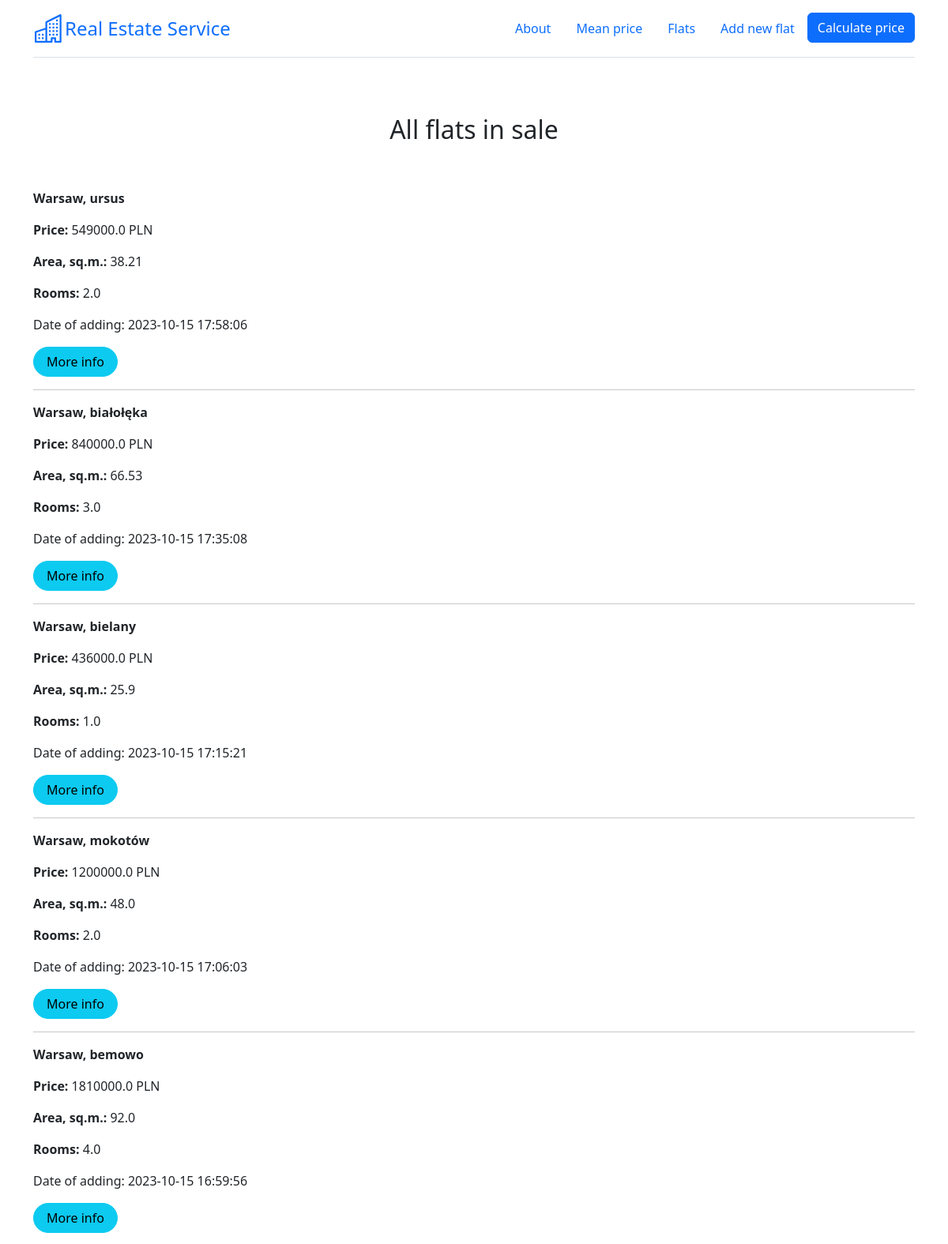
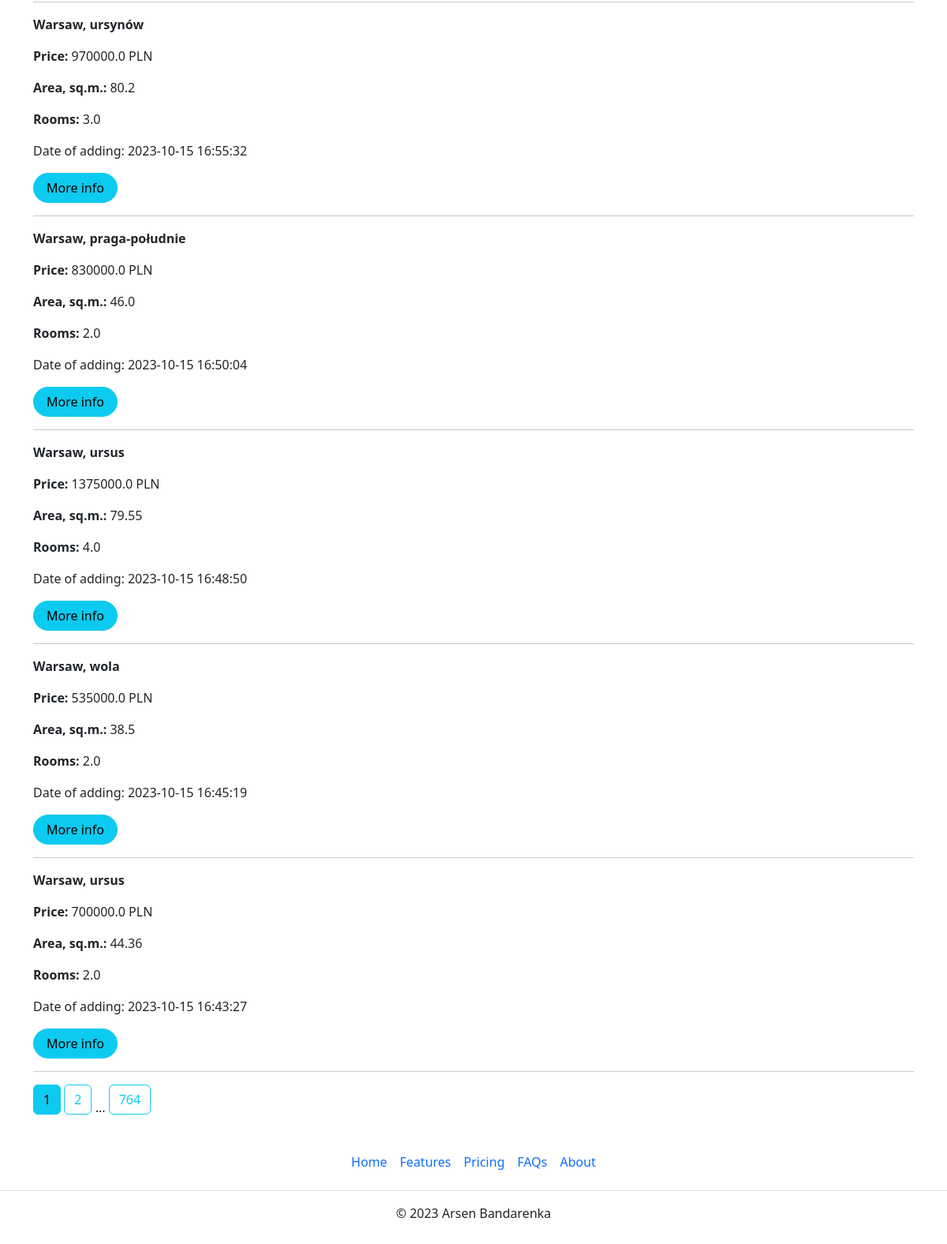
Page /flats on the committed database (2 pictures, top to bottom).
### app.py (models this page shows)
class Flat(db.Model):
    __tablename__ = "flats_load"
    __table_args__ = {'extend_existing': True}
    id = db.Column(db.Integer, primary_key=True, unique=True)
    district = db.Column(db.Text)
    street = db.Column(db.Text)
    price = db.Column(db.Float)
    area = db.Column(db.Float)
    rooms = db.Column(db.Integer)
    renovation = db.Column(db.Integer)
    floor = db.Column(db.Integer)
    market = db.Column(db.Integer)
    elevator = db.Column(db.Integer)
    balcony = db.Column(db.Integer)
    terrace = db.Column(db.Integer)
    garden = db.Column(db.Integer)
    central_heating = db.Column(db.Integer)
    seller = db.Column(db.Integer)
    blok = db.Column(db.Integer)
    parking = db.Column(db.Integer)
    publication_date = db.Column(db.DateTime, default=datetime.datetime.now())

### app.py (the view)
@app.route('/flats')
def show_flats():
    page = request.args.get('page', 1, type=int)
    flats = db.paginate(db.select(Flat).order_by(Flat.publication_date.desc()), page=page, per_page=10)
    return render_template('gpt_page.html', flats=flats, floor_dict=floor_dict)

### templates/gpt_page.html (shortened to what this page needs)
{% extends 'base.html' %}
{% block text_center %}<h2>All flats in sale</h2>{% endblock %}
{% block body %}
{% for flat in flats.items %}
    <p><strong>Warsaw, {{flat.district}}</strong></p>
    <p><strong>Price: </strong> {{flat.price}} PLN</p>
    <p><strong>Area, sq.m.: </strong> {{flat.area}}</p>
    <p><strong>Rooms: </strong> {{flat.rooms}}</p>
    <p>Date of adding: {{flat.publication_date}}</p>
    <a href="/flats/{{ flat.id }}" class="btn btn-info rounded-pill px-3">More info</a>
    <hr>
{% endfor %}
{% for page_num in flats.iter_pages(left_edge=1, left_current=1, right_current=1, right_edge=1) %}
{% if page_num %}
    {% if flats.page == page_num %}
    <a class="btn btn-info mb-4" href="{{ url_for('show_flats', page=page_num) }}">{{ page_num }}</a>
    {% else %}
    <a class="btn btn-outline-info mb-4" href="{{ url_for('show_flats', page=page_num) }}">{{ page_num }}</a>
    {% endif %}
{% else %}
...
{% endif %}
{% endfor %}
{% endblock %}

### rows in the picture
Flat: district "ursus", price "549000.0", area "38.21", rooms "2.0", publication_date "2023-10-15 17:58:06"
Flat: district "białołęka", price "840000.0", area "66.53", rooms "3.0", publication_date "2023-10-15 17:35:08"
Flat: district "bielany", price "436000.0", area "25.9", rooms "1.0", publication_date "2023-10-15 17:15:21"
Flat: district "mokotów", price "1200000.0", area "48.0", rooms "2.0", publication_date "2023-10-15 17:06:03"
Flat: district "bemowo", price "1810000.0", area "92.0", rooms "4.0", publication_date "2023-10-15 16:59:56"
Flat: district "ursynów", price "970000.0", area "80.2", rooms "3.0", publication_date "2023-10-15 16:55:32"
Flat: district "praga-południe", price "830000.0", area "46.0", rooms "2.0", publication_date "2023-10-15 16:50:04"
Flat: district "ursus", price "1375000.0", area "79.55", rooms "4.0", publication_date "2023-10-15 16:48:50"
Flat: district "wola", price "535000.0", area "38.5", rooms "2.0", publication_date "2023-10-15 16:45:19"
Flat: district "ursus", price "700000.0", area "44.36", rooms "2.0", publication_date "2023-10-15 16:43:27"

### other values in the picture
{{ page_num }} "1"
{{ page_num }} "2" "764"
